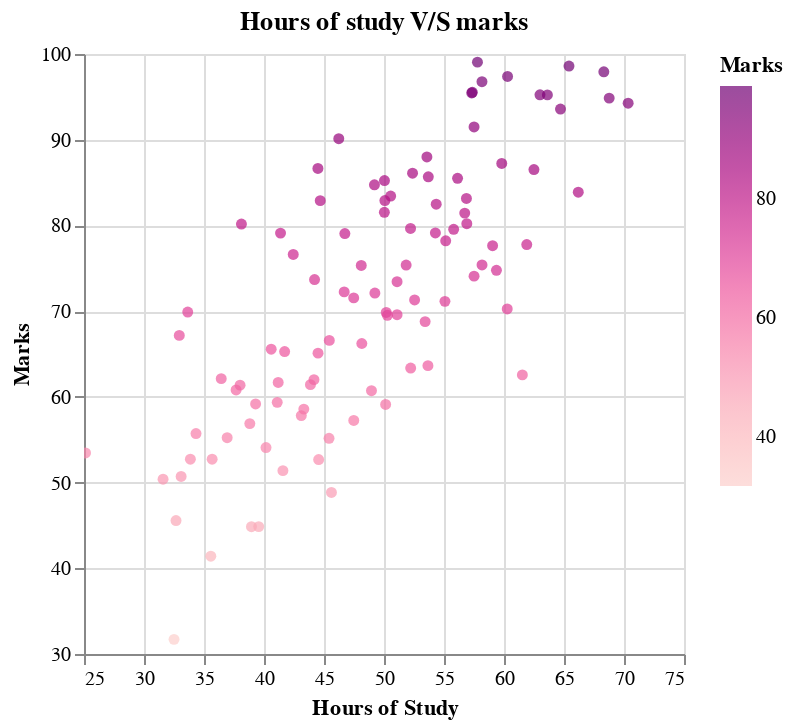

Notebook code for this chart:
### Code cell
DeepnoteChart(df, """{"layer":[{"layer":[{"mark":{"clip":true,"type":"circle","tooltip":true},"encoding":{"x":{"sort":null,"type":"quantitative","field":"Hours of Study","scale":{"type":"linear","zero":false},"format":{"type":"default","decimals":null},"formatType":"numberFormatFromNumberType"},"y":{"sort":null,"type":"quantitative","field":"Marks","scale":{"type":"linear","zero":false},"format":{"type":"default","decimals":null},"formatType":"numberFormatFromNumberType"},"color":{"sort":null,"type":"quantitative","field":"Marks","scale":{"scheme":"redpurple"}}}}]}],"title":"Hours of study V/S marks","config":{"legend":{}},"$schema":"https://vega.github.io/schema/vega-lite/v5.json","encoding":{}}""")

### Figure 1 — Vega-Lite specification as saved in the notebook (floating-point values rounded to 4 significant figures)
{"$schema": "https://vega.github.io/schema/vega-lite/v5.json", "encoding": {}, "layer": [{"layer": [{"mark": {"type": "circle", "tooltip": true, "clip": true}, "encoding": {"x": {"field": "Hours of Study", "type": "quantitative", "sort": null, "scale": {"zero": false, "type": "linear"}, "formatType": "numberFormatFromNumberType", "format": {"type": "default", "decimals": null}}, "y": {"field": "Marks", "type": "quantitative", "sort": null, "scale": {"zero": false, "type": "linear"}, "formatType": "numberFormatFromNumberType", "format": {"type": "default", "decimals": null}}, "color": {"field": "Marks", "type": "quantitative", "sort": null, "scale": {"scheme": "redpurple"}}}}]}], "title": "Hours of study V/S marks", "config": {"legend": {}}, "data": {"values": [{"Hours of Study": 32.5, "Marks": 31.71}, {"Hours of Study": 53.43, "Marks": 68.78}, {"Hours of Study": 61.53, "Marks": 62.56}, {"Hours of Study": 47.48, "Marks": 71.55}, {"Hours of Study": 59.81, "Marks": 87.23}, {"Hours of Study": 55.14, "Marks": 78.21}, {"Hours of Study": 52.21, "Marks": 79.64}, {"Hours of Study": 39.3, "Marks": 59.17}, {"Hours of Study": 48.11, "Marks": 75.33}, {"Hours of Study": 52.55, "Marks": 71.3}, {"Hours of Study": 45.42, "Marks": 55.17}, {"Hours of Study": 54.35, "Marks": 82.48}, {"Hours of Study": 44.16, "Marks": 62.01}, {"Hours of Study": 58.17, "Marks": 75.39}, {"Hours of Study": 56.73, "Marks": 81.44}, {"Hours of Study": 48.96, "Marks": 60.72}, {"Hours of Study": 44.69, "Marks": 82.89}, {"Hours of Study": 60.3, "Marks": 97.38}, {"Hours of Study": 45.62, "Marks": 48.85}, {"Hours of Study": 38.82, "Marks": 56.88}, {"Hours of Study": 66.19, "Marks": 83.88}, {"Hours of Study": 65.42, "Marks": 98.59}, {"Hours of Study": 47.48, "Marks": 57.25}, {"Hours of Study": 41.58, "Marks": 51.39}, {"Hours of Study": 51.85, "Marks": 75.38}, {"Hours of Study": 59.37, "Marks": 74.77}, {"Hours of Study": 57.31, "Marks": 95.46}, {"Hours of Study": 63.62, "Marks": 95.23}, {"Hours of Study": 46.74, "Marks": 79.05}, {"Hours of Study": 50.56, "Marks": 83.43}, {"Hours of Study": 52.22, "Marks": 63.36}, {"Hours of Study": 35.57, "Marks": 41.41}, {"Hours of Study": 42.44, "Marks": 76.62}, {"Hours of Study": 58.16, "Marks": 96.77}, {"Hours of Study": 57.5, "Marks": 74.08}, {"Hours of Study": 45.44, "Marks": 66.59}, {"Hours of Study": 61.9, "Marks": 77.77}, {"Hours of Study": 33.09, "Marks": 50.72}, {"Hours of Study": 36.44, "Marks": 62.12}, {"Hours of Study": 37.68, "Marks": 60.81}, {"Hours of Study": 44.56, "Marks": 52.68}, {"Hours of Study": 43.32, "Marks": 58.57}, {"Hours of Study": 50.07, "Marks": 82.91}, {"Hours of Study": 43.87, "Marks": 61.42}, {"Hours of Study": 63.0, "Marks": 95.24}, {"Hours of Study": 32.67, "Marks": 45.57}, {"Hours of Study": 40.17, "Marks": 54.08}, {"Hours of Study": 53.58, "Marks": 87.99}, {"Hours of Study": 33.86, "Marks": 52.73}, {"Hours of Study": 64.71, "Marks": 93.58}, {"Hours of Study": 38.12, "Marks": 80.17}, {"Hours of Study": 44.5, "Marks": 65.1}, {"Hours of Study": 40.6, "Marks": 65.56}, {"Hours of Study": 41.72, "Marks": 65.28}, {"Hours of Study": 51.09, "Marks": 73.43}, {"Hours of Study": 55.08, "Marks": 71.14}, {"Hours of Study": 41.38, "Marks": 79.1}, {"Hours of Study": 62.49, "Marks": 86.52}, {"Hours of Study": 49.2, "Marks": 84.74}, {"Hours of Study": 41.1, "Marks": 59.36}, {"Hours of Study": 41.18, "Marks": 61.68}, {"Hours of Study": 50.19, "Marks": 69.85}, {"Hours of Study": 52.38, "Marks": 86.1}, {"Hours of Study": 50.14, "Marks": 59.11}, {"Hours of Study": 33.64, "Marks": 69.9}, {"Hours of Study": 39.56, "Marks": 44.86}, {"Hours of Study": 56.13, "Marks": 85.5}, {"Hours of Study": 57.36, "Marks": 95.54}, {"Hours of Study": 60.27, "Marks": 70.25}, {"Hours of Study": 35.68, "Marks": 52.72}, {"Hours of Study": 31.59, "Marks": 50.39}, {"Hours of Study": 53.66, "Marks": 63.64}, {"Hours of Study": 46.68, "Marks": 72.25}, {"Hours of Study": 43.11, "Marks": 57.81}, {"Hours of Study": 70.35, "Marks": 94.26}, {"Hours of Study": 44.49, "Marks": 86.64}, {"Hours of Study": 57.5, "Marks": 91.49}, {"Hours of Study": 36.93, "Marks": 55.23}, {"Hours of Study": 55.81, "Marks": 79.55}, {"Hours of Study": 38.95, "Marks": 44.85}, {"Hours of Study": 56.9, "Marks": 80.21}, {"Hours of Study": 56.87, "Marks": 83.14}, {"Hours of Study": 34.33, "Marks": 55.72}, {"Hours of Study": 59.05, "Marks": 77.63}, {"Hours of Study": 57.79, "Marks": 99.05}, {"Hours of Study": 54.28, "Marks": 79.12}, {"Hours of Study": 51.09, "Marks": 69.59}, {"Hours of Study": 50.28, "Marks": 69.51}, {"Hours of Study": 44.21, "Marks": 73.69}, {"Hours of Study": 38.01, "Marks": 61.37}, {"Hours of Study": 32.94, "Marks": 67.17}, {"Hours of Study": 53.69, "Marks": 85.67}, {"Hours of Study": 68.77, "Marks": 94.85}, {"Hours of Study": 46.23, "Marks": 90.12}, {"Hours of Study": 68.32, "Marks": 97.92}, {"Hours of Study": 50.03, "Marks": 81.54}, {"Hours of Study": 49.24, "Marks": 72.11}, {"Hours of Study": 50.04, "Marks": 85.23}, {"Hours of Study": 48.15, "Marks": 66.22}, {"Hours of Study": 25.13, "Marks": 53.45}]}}
